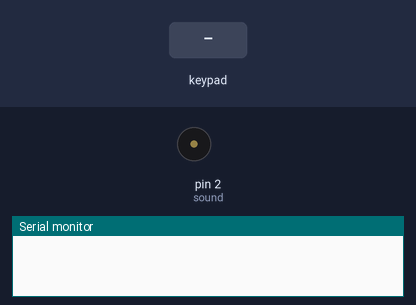
Bench run of a sketch on a simulated Arduino Uno, built with avr-gcc and run on an emulated ATmega328P. Parts: buzzer (waves = sounding), the last lines printed to the serial monitor. The test bench sets the inputs (shaded band).

Above: at 1.2 s.
1.3 s: keypad keys 1 1 1 0 9 8 pressed 0.4 s apart
At 1.46 s:
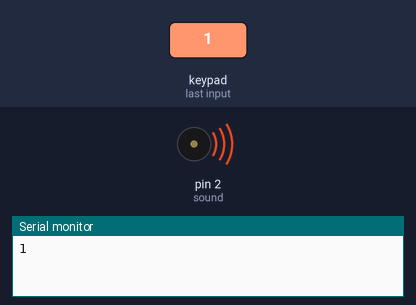
5.2 s: key 'A' pressed
At 6.4 s:
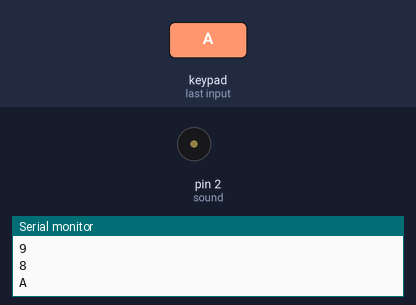
6.7 s: key 'B' pressed
At 6.85 s:
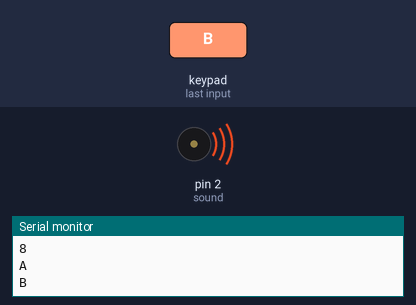
8.2 s: keypad keys 1 1 1 0 9 8 # pressed 0.4 s apart
At 12.0 s:
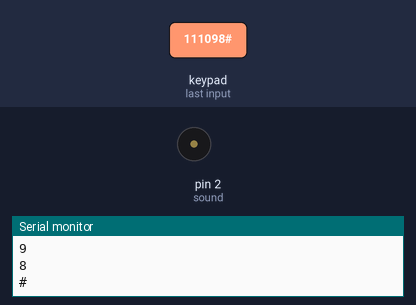
12.5 s: key 'C' pressed
At 12.65 s:
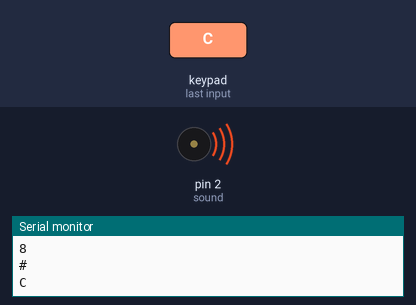
14.0 s: keypad keys 1 1 1 0 9 8 * pressed 0.4 s apart
At 17.5 s:
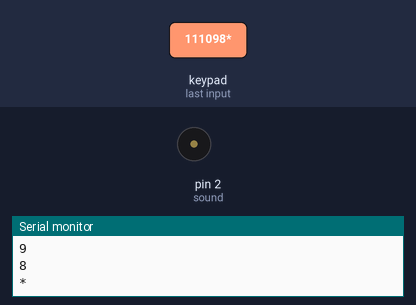
Timing chart, 0 to 19.0 s (numbered marks = the images above; inputs shaded):
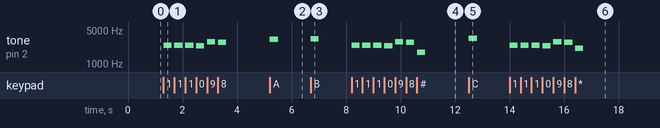

Measured:
- after the input at 1.3 s, tone on pin 2 (sound): plays 2450 Hz for 0.30 s, 2450 Hz for 0.30 s, 2450 Hz for 0.30 s, 2400 Hz for 0.30 s, 2850 Hz for 0.30 s, 2800 Hz for 0.30 s, starting at once
- after the input at 5.2 s, tone on pin 2 (sound): silent → 3250 Hz at once, → silent 0.30 s later
- after the input at 6.7 s, tone on pin 2 (sound): silent → 3300 Hz at once, → silent 0.30 s later
- after the input at 8.2 s, tone on pin 2 (sound): plays 2450 Hz for 0.30 s, 2450 Hz for 0.30 s, 2450 Hz for 0.30 s, 2400 Hz for 0.30 s, 2850 Hz for 0.30 s, 2800 Hz for 0.30 s … (7 notes in this stretch), starting at once
- after the input at 12.5 s, tone on pin 2 (sound): silent → 3350 Hz at once, → silent 0.30 s later
- after the input at 14.0 s, tone on pin 2 (sound): plays 2450 Hz for 0.30 s, 2450 Hz for 0.30 s, 2450 Hz for 0.30 s, 2400 Hz for 0.30 s, 2850 Hz for 0.30 s, 2800 Hz for 0.30 s … (7 notes in this stretch), starting at once

The sketch:

keypad.ino
```cpp
#include <Keypad.h>

const byte ROWS = 4;
const byte COLUMNS = 4;
char keys[ROWS][COLUMNS] = {
  {'1', '2', '3', 'A'},
  {'4', '5', '6', 'B'},
  {'7', '8', '9', 'C'},
  {'*', '0', '#', 'D'}
};

byte rowPins[ROWS] = {11, 10, 9, 8};
byte columnPins[COLUMNS] = {7, 6, 5, 4};

int del = 1000;
int sound = 2;
Keypad keypad = Keypad(makeKeymap(keys), rowPins, columnPins, ROWS, COLUMNS);
void setup() {
  // initialize digital pin LED_BUILTIN as an output.
  Serial.begin(9600);
  pinMode(sound, OUTPUT);
//  pinMode(3, INPUT);
}

// the loop function runs over and over again forever
void loop() {
  // digitalWrite(2, HIGH);
  // digitalWrite(2, LOW);
  // delay(2000)
  char key = keypad.getKey();
  if(key) {
    Serial.println(key);
    tone(sound, (int)key*50, 300);
  }


}
```
